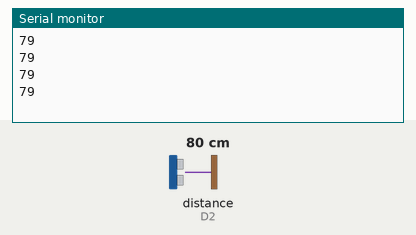
Bench run of a sketch on a simulated ESP8266 (NodeMCU). On the bench: the last lines printed to the serial monitor. Wiring (inferred from the names in the program): ultrasonic range finder: trigger D1; echo D2. Inputs (shaded band) come from the test bench; at power-on: distance to the obstacle (sensor on D2) 80 cm. The echo pulse lasts 58.3 µs per cm.

Above: at 1.2 s.
1.3 s: distance to the obstacle (sensor on D2) set to 2 cm
At 1.73 s:
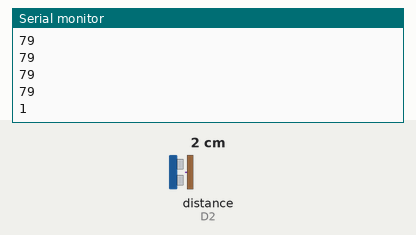
2.8 s: distance to the obstacle (sensor on D2) set to 4 cm
At 2.93 s:
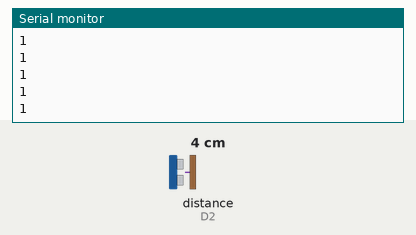
Timing chart, 0 to 5.8 s (numbered marks = the images above; inputs shaded):
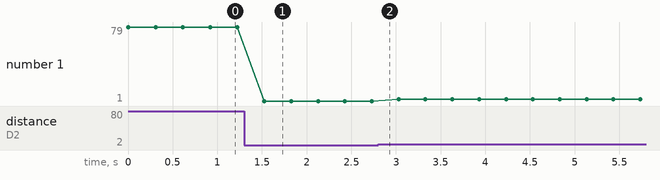

The sketch:

NodeMCU_test_0.ino
```cpp
const int trigp=D1;
const int echop=D2;
long timep;
int i,j,k,distp;

void setup() {
  pinMode(trigp,OUTPUT);
  pinMode(echop,INPUT);
  Serial.begin(9600);
}

void loop() {


    digitalWrite(trigp, LOW);
    delayMicroseconds(2);

    digitalWrite(trigp, HIGH);
    delayMicroseconds(10);
    digitalWrite(trigp, LOW);
    timep = pulseIn(echop,HIGH);
   // Calculating the distance for front SONA
    distp= timep*0.034/2;

    Serial.println(distp);
    delay(300);
}
```

Measured:
- after the input at 1.3 s, the serial monitor: prints a new line after 0.23 s (image 1)
- plotted number 1: 79 → 1 after the input at 1.3 s, 1 → 3 after the input at 2.8 s
